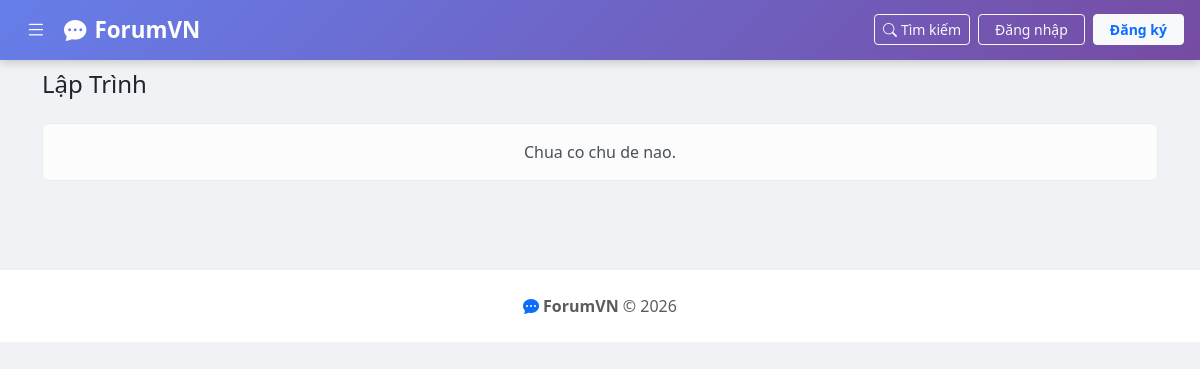
Page /category/lp-trinh/ on the earlier database version.
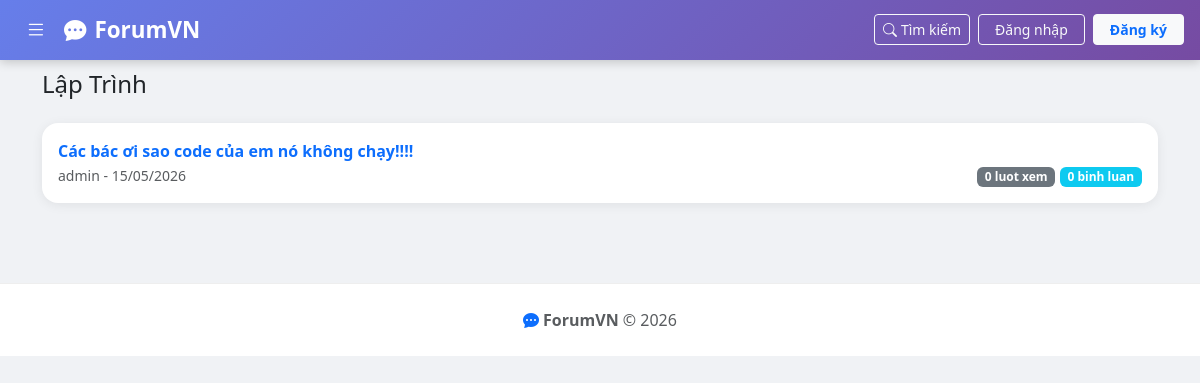
Same page on the later database version.
### forum/models.py (models this page shows, shortened)
class Category(models.Model):
    name        = models.CharField(max_length=100, verbose_name='Tên chuyên mục')
    description = models.TextField(blank=True, verbose_name='Mô tả')
    slug        = models.SlugField(unique=True)
    created_at  = models.DateTimeField(auto_now_add=True)
    class Meta:
        verbose_name = 'Chuyên mục'
        verbose_name_plural = 'Chuyên mục'

class Topic(models.Model):
    title       = models.CharField(max_length=200, verbose_name='Tiêu đề')
    content     = models.TextField(verbose_name='Nội dung')
    image       = models.ImageField(upload_to='topics/', blank=True, null=True, verbose_name='Ảnh')
    author      = models.ForeignKey(User, on_delete=models.CASCADE, related_name='topics')
    category    = models.ForeignKey(Category, on_delete=models.CASCADE, related_name='topics')
    is_pinned   = models.BooleanField(default=False, verbose_name='Ghim')
    is_locked   = models.BooleanField(default=False, verbose_name='Khóa')
    views       = models.PositiveIntegerField(default=0)
    created_at  = models.DateTimeField(auto_now_add=True)
    updated_at  = models.DateTimeField(auto_now=True)
    TAG_CHOICES = [
        ('thac_mac', 'Thắc mắc'),
        ('thao_luan', 'Thảo luận'),
        ('danh_gia', 'Đánh giá'),
        ('chia_se', 'Chia sẻ'),
        ('huong_dan', 'Hướng dẫn'),
    ]
    tag = models.CharField(max_length=20, choices=TAG_CHOICES, blank=True, null=True, verbose_name='Tag')
    class Meta:
        verbose_name = 'Chủ đề'
        verbose_name_plural = 'Chủ đề'
        ordering = ['-is_pinned', '-created_at']

### forum/views.py (the view)
# urls.py: path('category/<slug:slug>/', views.category_detail, name='category_detail'),
def category_detail(request, slug):
    category = get_object_or_404(Category, slug=slug)
    sort = request.GET.get('sort', 'new')
    if sort == 'popular':
        topics = category.topics.select_related('author').annotate(
            post_count=Count('posts')
        ).order_by('-is_pinned', '-post_count', '-created_at')
    else:
        topics = category.topics.select_related('author').order_by('-is_pinned', '-created_at')
    return render(request, 'forum/category_detail.html', {
        'category': category,
        'topics': topics,
        'sort': sort,
    })

### forum/context_processors.py (called while the page is built)
def categories(request):
    return {'all_categories': Category.objects.all()}

### templates/forum/category_detail.html (shortened to what this page needs)
{% extends 'base.html' %}
{% block content %}
<div class="d-flex justify-content-between align-items-center mb-3">
<h4>{{ category.name }}</h4>
</div>
{% for topic in topics %}
<div class="card mb-2">
<div class="card-body">
<a href="{% url 'forum:topic_detail' topic.pk %}" class="fw-semibold text-decoration-none">{{ topic.title }}</a>
<br><small class="text-muted">{{ topic.author.username }} - {{ topic.created_at|date:"d/m/Y" }}</small>
<span class="float-end"><span class="badge bg-secondary">{{ topic.views }} luot xem</span> <span class="badge bg-info">{{ topic.posts.count }} binh luan</span></span>
</div>
</div>
{% empty %}
<div class="alert alert-light text-center">Chua co chu de nao.</div>
{% endfor %}
{% endblock %}

Differences in the rows shown:
now on this page (row edited): Topic: title "Các bác ơi sao code của em nó không chạy!!!!", author.username "admin", created_at "15/05/2026", views "0", posts.count "0"
Other differences:
text no longer shown: "Chua co chu de nao."
